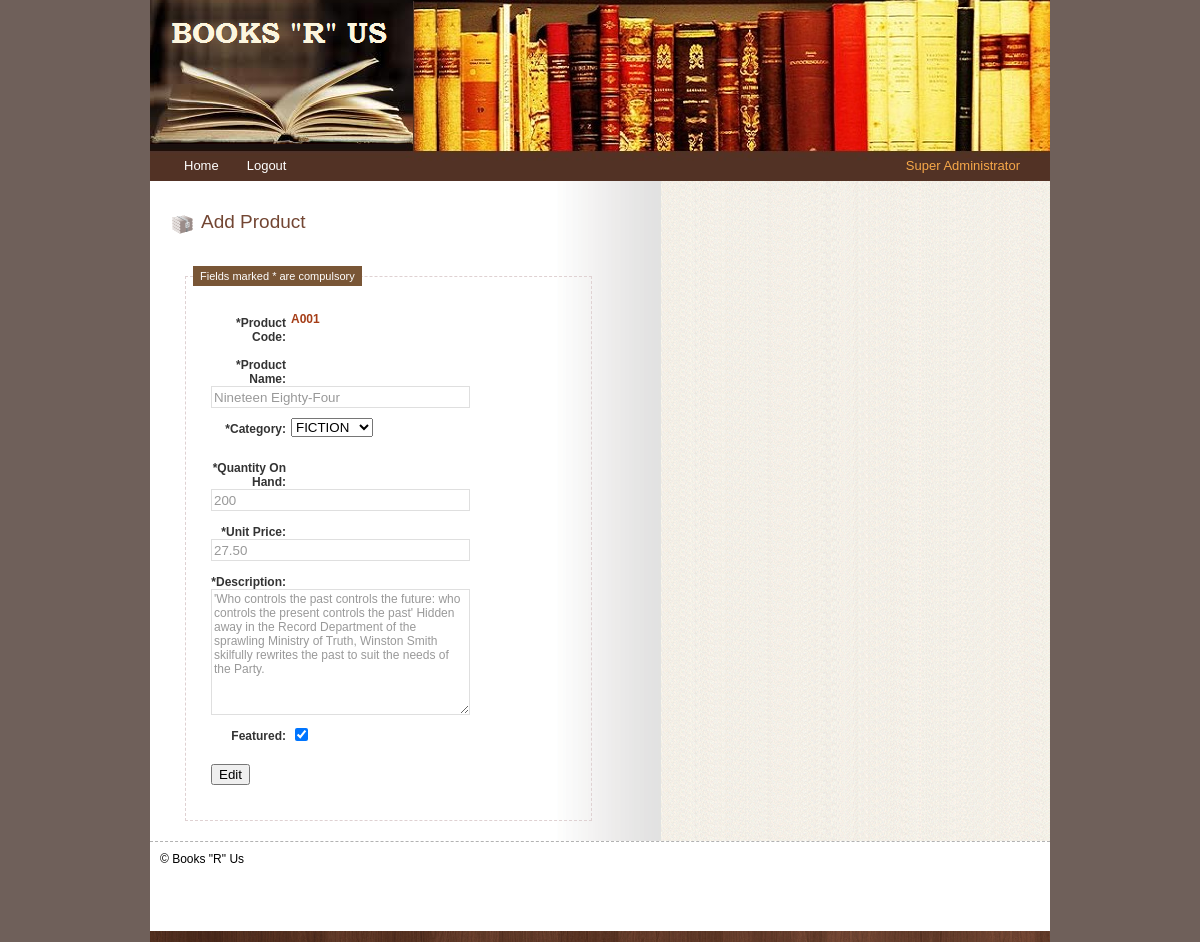
The app's page /bookstore/admin/products/index.php?edit=A001 (signed in) with its own data.
### tables this page shows
CREATE TABLE IF NOT EXISTS `item` (
  `itemCode` varchar(10) NOT NULL,
  `itemName` varchar(25) NOT NULL,
  `description` varchar(255) NOT NULL,
  `category` enum('FICTION','SCIENCE','HEALTH','HISTORY','COMICS') NOT NULL,
  `qtyOnHand` int(11) NOT NULL DEFAULT '0',
  `unitPrice` decimal(10,2) unsigned NOT NULL DEFAULT '0.00',
  `photo1` varchar(50) NOT NULL,
  `photo2` varchar(50) DEFAULT NULL,
  `photo3` varchar(50) DEFAULT NULL,
  `thumbNail` varchar(50) NOT NULL,
  `featured` tinyint(1) NOT NULL
);

### bookstore/admin/products/newproduct.html.php (the view, shortened to what this page needs)
<?php
include_once '../../includes/helpers.inc.php';
?>
<!DOCTYPE html PUBLIC "-//W3C//DTD XHTML 1.0 Transitional//EN" "http://www.w3.org/TR/xhtml1/DTD/xhtml1-transitional.dtd">
<html xmlns="http://www.w3.org/1999/xhtml">
<head>
<link rel="stylesheet" type="text/css" href="../../css/style.css" />
</head>
<body>
<div id="wrap">
       <?php include_once '../../includes/header.inc.php'; ?>
       <div class="center_content">
       	<div class="left_content">
         <div class="title"><span class="title_icon"><img src="../../images/bullet1.gif" alt="" title="" /></span>Add Product</div>
		                  <div class="feat_prod_box_details">
		                   <div class="contact_form">
		                      <div class="form_subtitle">Fields marked * are compulsory</div>
		                      <form name="addproduct" action="?<?php htmlout($action); ?>" method="post" enctype="multipart/form-data">
                     		<div class="form_row">
		                     <label class="contact"><strong>*Product Code:</strong></label>
		                     <?php if($pageTitle != 'Edit Product'){ ?>
		                     <input type="text" name="itemCode" id="itemCode" class="contact_input" maxlength="10" value="<?php echo $itemCode;?>"/>
		                     <?php }else{  ?>
		                     <label class="contact_input"><strong><?php htmlout($itemCode); ?></strong></label>
		                     <?php } ?>
		                     </div>
		                     <div class="form_row">
							 <label class="contact"><strong>*Product Name:</strong></label>
							 <input type="text" name="itemName" id="itemName" class="contact_input" maxlength="25" value="<?php echo $itemName;?>"/>
 							 </div>
 							 <div class="form_row">
							<label class="contact"><strong>*Category:</strong></label>
							<select name="category" id="category" >
							<?php foreach ($categories as $category1) { ?>
							   <?php
							   	if($category1==$category)
							   	{
							   		$option="selected='selected'";
							   	}
							   	else
							   	{
							   		$option="";
							   	}
							   ?>
							   <option value="<?php htmlout($category1); ?>" <?php echo $option;?>><?php htmlout($category1); ?></option>
							<?php } ?>
							</select>
                        	</div>
 							 <div class="form_row">
							 <label class="contact"><strong>*Quantity On Hand:</strong></label>
							 <input type="number" name="qtyOnHand" id="qtyOnHand" class="contact_input" value="<?php echo $qtyOnHand;?>"/>
							 </div>
							 <div class="form_row">
							 <label class="contact"><strong>*Unit Price:</strong></label>
							 <input name="unitPrice" id="unitPrice" class="contact_input" value="<?php echo $unitPrice;?>"/>
 							 </div>
		                     <div class="form_row">
		                     <label class="contact"><strong>*Description:</strong></label>
		                     <textarea name="description" id="description" class="contact_textarea" maxlength="255"><?php echo $description;?></textarea>
		                     </div>
		                     <div class="form_row">
		                     <label class="contact"><strong>Featured:</strong></label>
		                     <?php
		                     	if($featured==true)
		                     		$val='checked';
		                     	else
		                     		$val='';
		                     ?>
		                     <input type="checkbox" name="featured" id="featured" value="featured" <?php echo $val;?>>
		                     </div>
		                     <div class="form_row">
		                     <input type="submit" name="<?php echo $button;?>" value="<?php echo $button;?>"/>
		                     </div>
		                 	</div>
		           </div>
        </div>
		         <div class="right_content">
			</div>
		       </div>
      <div class="footer">
	      <div class="left_footer">&copy; Books "R" Us</div>
	      <div class="right_footer">
	      </div>
</div>
</div>
</body>
</html>

### bookstore/includes/helpers.inc.php (shortened to what this page needs)
<?php
function html($text)
{
return htmlspecialchars($text, ENT_QUOTES, 'UTF-8');
}
function htmlout($text)
{
echo html($text);
}

### bookstore/css/style.css (style rules this page uses)
body { background-color:#6F605A; font-family:Arial, Helvetica, sans-serif; padding:0; font-size:12px; margin:0px auto auto auto; color:#000000; }
#wrap { width:900px; height: auto; margin:auto; background-color:#FFFFFF; }
.center_content { width:900px; padding:0px 0 0 0; background:url(../images/center_bg.gif) repeat-y center; }
.left_content { width:490px; float:left; padding:20px 0 20px 20px; }
.right_content { width:370px; float:left; padding:20px 0 20px 20px; }
.title { color:#734633; padding:0px; float:left; font-size:19px; margin:10px 0 10px 0; }
span.title_icon { float:left; padding:0 5px 0 0; }
.feat_prod_box_details { padding:10px 0 10px 0; margin:0 20px 10px 0; clear:both; }
.contact_form { width:355px; float:left; padding:25px; margin:20px 0 0 15px; _margin:20px 0 0 5px; border:1px #DFD1D2 dashed; position:relative; }
.form_row { width:335px; _width:355px; clear:both; padding:10px 0 10px 0; _padding:5px 0 5px 0; color:#a53d17; }
label.contact { width:75px; float:left; font-size:12px; text-align:right; padding:4px 5px 0 0; color: #333333; }
input.contact_input { width:253px; height:18px; background-color:#fff; color:#999999; border:1px #DFDFDF solid; float:left; }
textarea.contact_textarea { width:253px; height:120px; font-family:Arial, Helvetica, sans-serif; font-size:12px; color: #999999; background-color:#fff; border:1px #DFDFDF solid; float:left; }
.form_subtitle { position:absolute; top:-11px; left:7px; width:auto; height:20px; background-color:#795636; text-align:center; padding:0 7px 0 7px; color:#FFFFFF; font-size:11px; line-height:20px; }
.footer { height:100px; border-top:1px #b2b2b2 dashed; background:url(../images/footer_bg.gif) no-repeat bottom; }
.left_footer { float:left; padding:10px 0 0 10px; }
.right_footer { float:right; padding:10px 10px 0 0; }

### records on screen
item: itemCode "A001", itemName "Nineteen Eighty-Four", qtyOnHand "200", unitPrice "27.50", description "'Who controls the past controls the future: who controls the present controls the past' Hidden away in the Record Department of the sprawling Ministry of Truth, Winston Smith skilfully rewrites the past to suit the needs of the Party."

### other values on screen
html($text) "Super Administrator"
form field category "FICTION"
